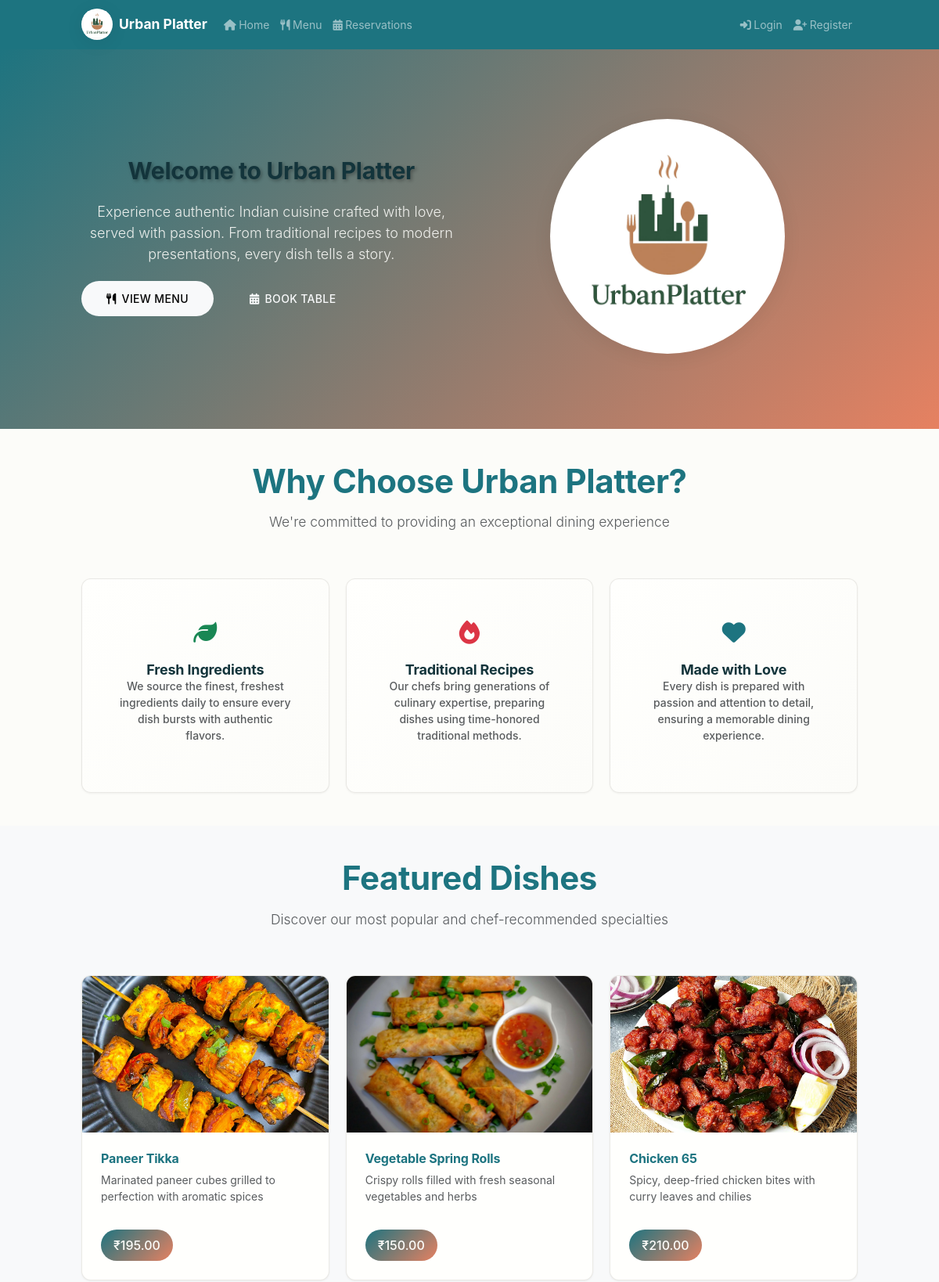
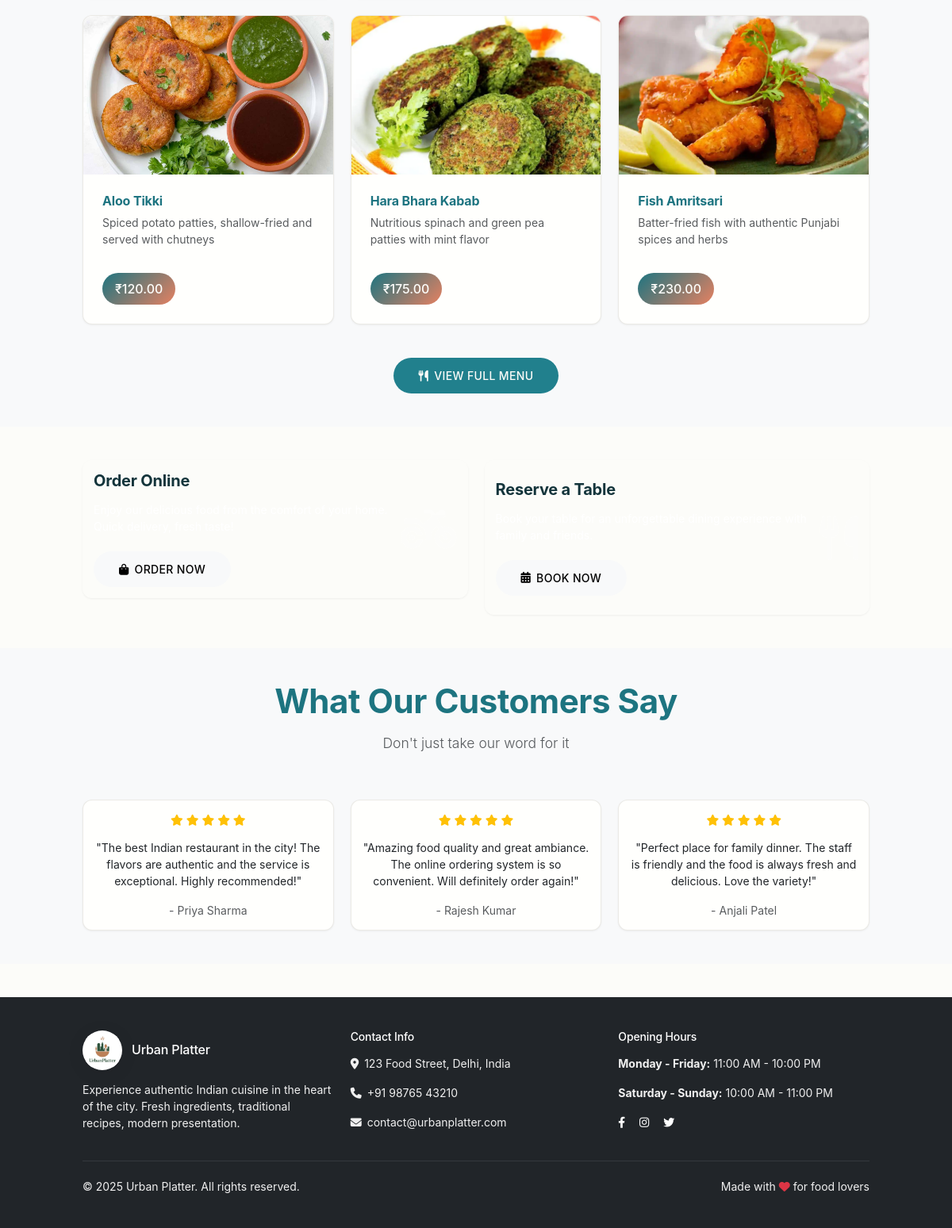
The page / on the database its author committed (2 pictures, top to bottom).
### urban_platter_app.py (models this page shows)
class MenuItem(db.Model):
    id = db.Column(db.Integer, primary_key=True)
    name = db.Column(db.String(100), nullable=False)
    description = db.Column(db.Text)
    price = db.Column(db.Float, nullable=False)
    category = db.Column(db.String(50), nullable=False)  # Starters, Main Course, Desserts, Drinks
    image_url = db.Column(db.String(200))
    available = db.Column(db.Boolean, default=True)
    created_at = db.Column(db.DateTime, default=datetime.utcnow)
    order_items = db.relationship('OrderItem', backref='menu_item', lazy=True)
    reviews = db.relationship('Review', backref='menu_item', lazy=True)

### urban_platter_app.py (the view)
@app.route('/')
def index():
    featured_items = MenuItem.query.filter_by(available=True).limit(6).all()
    return render_template('index.html', featured_items=featured_items)

### templates/index.html (shortened to what this page needs)
{% extends "base.html" %}
{% block content %}
<section class="hero-section">
    <div class="container">
        <div class="row align-items-center">
            <div class="col-lg-6">
                <h1 class="display-4 fw-bold mb-4">Welcome to {{ RESTAURANT_NAME }}</h1>
                <p class="lead mb-4">Experience authentic Indian cuisine crafted with love, served with passion. From traditional recipes to modern presentations, every dish tells a story.</p>
                <div class="d-flex flex-wrap gap-3">
                    <a href="{{ url_for('menu') }}" class="btn btn-light btn-lg">
                        <i class="fas fa-utensils me-2"></i>View Menu
                    </a>
                    <a href="{{ url_for('reservations') }}" class="btn btn-outline-light btn-lg">
                        <i class="fas fa-calendar-alt me-2"></i>Book Table
                    </a>
                </div>
            </div>
            <div class="col-lg-6 text-center">
                <div class="logo-circle" style="width: 300px; height: 300px; border: 5px solid rgba(255,255,255,0.3);">
                    <img src="{{ url_for('static', filename='images/urban-platter-logo.jpg') }}" alt="{{ RESTAURANT_NAME }} Logo">
                </div>
            </div>
        </div>
    </div>
</section>
<section class="py-5">
    <div class="container">
        <div class="row text-center mb-5">
            <div class="col-12">
                <h2 class="display-5 fw-bold text-primary mb-3">Why Choose {{ RESTAURANT_NAME }}?</h2>
                <p class="lead text-muted">We're committed to providing an exceptional dining experience</p>
            </div>
        </div>
        <div class="row g-4">
            <div class="col-md-4">
                <div class="card h-100 text-center dashboard-card">
                    <div class="card-body">
                        <div class="icon mb-3">
                            <i class="fas fa-leaf text-success"></i>
                        </div>
                        <h4 class="fw-bold">Fresh Ingredients</h4>
                        <p class="text-muted">We source the finest, freshest ingredients daily to ensure every dish bursts with authentic flavors.</p>
                    </div>
                </div>
            </div>
            <div class="col-md-4">
                <div class="card h-100 text-center dashboard-card">
                    <div class="card-body">
                        <div class="icon mb-3">
                            <i class="fas fa-fire text-danger"></i>
                        </div>
                        <h4 class="fw-bold">Traditional Recipes</h4>
                        <p class="text-muted">Our chefs bring generations of culinary expertise, preparing dishes using time-honored traditional methods.</p>
                    </div>
                </div>
            </div>
            <div class="col-md-4">
                <div class="card h-100 text-center dashboard-card">
                    <div class="card-body">
                        <div class="icon mb-3">
                            <i class="fas fa-heart text-primary"></i>
                        </div>
                        <h4 class="fw-bold">Made with Love</h4>
                        <p class="text-muted">Every dish is prepared with passion and attention to detail, ensuring a memorable dining experience.</p>
                    </div>
                </div>
            </div>
        </div>
    </div>
</section>
{% if featured_items %}
<section class="py-5 bg-light">
    <div class="container">
        <div class="row text-center mb-5">
            <div class="col-12">
                <h2 class="display-5 fw-bold text-primary mb-3">Featured Dishes</h2>
                <p class="lead text-muted">Discover our most popular and chef-recommended specialties</p>
            </div>
        </div>
        <div class="row g-4">
            {% for item in featured_items %}
            <div class="col-lg-4 col-md-6">
                <div class="card menu-item-card fade-in">
                    <img src="{{ item.image_url }}" class="card-img-top" alt="{{ item.name }}">
                    <div class="card-body">
                        <h5 class="card-title fw-bold text-primary">{{ item.name }}</h5>
                        <p class="card-text text-muted">{{ item.description }}</p>
                        <div class="d-flex justify-content-between align-items-center">
                            <span class="price-tag">{{ format_currency(item.price) }}</span>
                        </div>
                    </div>
                </div>
            </div>
            {% endfor %}
        </div>
        <div class="text-center mt-5">
            <a href="{{ url_for('menu') }}" class="btn btn-primary btn-lg">
                <i class="fas fa-utensils me-2"></i>View Full Menu
            </a>
        </div>
    </div>
</section>
{% endif %}
<section class="py-5">
    <div class="container">
        <div class="row">
            <div class="col-lg-6 mb-4">
                <div class="card h-100 border-0" style="background: linear-gradient(135deg, var(--primary-color), var(--secondary-color)); color: white;">
                    <div class="card-body d-flex align-items-center">
                        <div>
                            <h3 class="fw-bold mb-3">Order Online</h3>
                            <p class="mb-4">Enjoy our delicious food from the comfort of your home. Quick delivery, fresh taste!</p>
                            <a href="{{ url_for('menu') }}" class="btn btn-light btn-lg">
                                <i class="fas fa-shopping-bag me-2"></i>Order Now
                            </a>
                        </div>
                        <div class="ms-3">
                            <i class="fas fa-motorcycle" style="font-size: 4rem; opacity: 0.3;"></i>
                        </div>
                    </div>
                </div>
            </div>
            <div class="col-lg-6">
                <div class="card h-100 border-0" style="background: linear-gradient(135deg, var(--secondary-color), #b5834e); color: white;">
                    <div class="card-body d-flex align-items-center">
                        <div>
                            <h3 class="fw-bold mb-3">Reserve a Table</h3>
                            <p class="mb-4">Book your table for an unforgettable dining experience with family and friends.</p>
                            <a href="{{ url_for('reservations') }}" class="btn btn-light btn-lg">
                                <i class="fas fa-calendar-alt me-2"></i>Book Now
                            </a>
                        </div>
                        <div class="ms-3">
                            <i class="fas fa-utensils" style="font-size: 4rem; opacity: 0.3;"></i>
                        </div>
                    </div>
                </div>
            </div>
        </div>
    </div>
</section>
<section class="py-5 bg-light">
    <div class="container">
        <div class="row text-center mb-5">
            <div class="col-12">
                <h2 class="display-5 fw-bold text-primary mb-3">What Our Customers Say</h2>
                <p class="lead text-muted">Don't just take our word for it</p>
            </div>
        </div>
        <div class="row g-4">
            <div class="col-md-4">
                <div class="card h-100">
                    <div class="card-body text-center">
                        <div class="mb-3">
                            <i class="fas fa-star text-warning"></i>
                            <i class="fas fa-star text-warning"></i>
                            <i class="fas fa-star text-warning"></i>
                            <i class="fas fa-star text-warning"></i>
                            <i class="fas fa-star text-warning"></i>
                        </div>
                        <p class="card-text">"The best Indian restaurant in the city! The flavors are authentic and the service is exceptional. Highly recommended!"</p>
                        <footer class="text-muted">- Priya Sharma</footer>
                    </div>
                </div>
            </div>
            <div class="col-md-4">
                <div class="card h-100">
                    <div class="card-body text-center">
                        <div class="mb-3">
                            <i class="fas fa-star text-warning"></i>
                            <i class="fas fa-star text-warning"></i>
                            <i class="fas fa-star text-warning"></i>
                            <i class="fas fa-star text-warning"></i>
                            <i class="fas fa-star text-warning"></i>
                        </div>
                        <p class="card-text">"Amazing food quality and great ambiance. The online ordering system is so convenient. Will definitely order again!"</p>
                        <footer class="text-muted">- Rajesh Kumar</footer>
                    </div>
                </div>
            </div>
            <div class="col-md-4">
                <div class="card h-100">
                    <div class="card-body text-center">
                        <div class="mb-3">
                            <i class="fas fa-star text-warning"></i>
                            <i class="fas fa-star text-warning"></i>
                            <i class="fas fa-star text-warning"></i>
                            <i class="fas fa-star text-warning"></i>
                            <i class="fas fa-star text-warning"></i>
                        </div>
                        <p class="card-text">"Perfect place for family dinner. The staff is friendly and the food is always fresh and delicious. Love the variety!"</p>
                        <footer class="text-muted">- Anjali Patel</footer>
                    </div>
                </div>
            </div>
        </div>
    </div>
</section>
{% endblock %}

### rows shown on the page
MenuItem: image_url (picture), name "Paneer Tikka", description "Marinated paneer cubes grilled to perfection with aromatic spices", price "₹195.00"
MenuItem: image_url (picture), name "Vegetable Spring Rolls", description "Crispy rolls filled with fresh seasonal vegetables and herbs", price "₹150.00"
MenuItem: image_url (picture), name "Chicken 65", description "Spicy, deep-fried chicken bites with curry leaves and chilies", price "₹210.00"
MenuItem: image_url (picture), name "Aloo Tikki", description "Spiced potato patties, shallow-fried and served with chutneys", price "₹120.00"
MenuItem: image_url (picture), name "Hara Bhara Kabab", description "Nutritious spinach and green pea patties with mint flavor", price "₹175.00"
MenuItem: image_url (picture), name "Fish Amritsari", description "Batter-fried fish with authentic Punjabi spices and herbs", price "₹230.00"

### other values the page prints
{{ RESTAURANT_NAME }} "Urban Platter"
